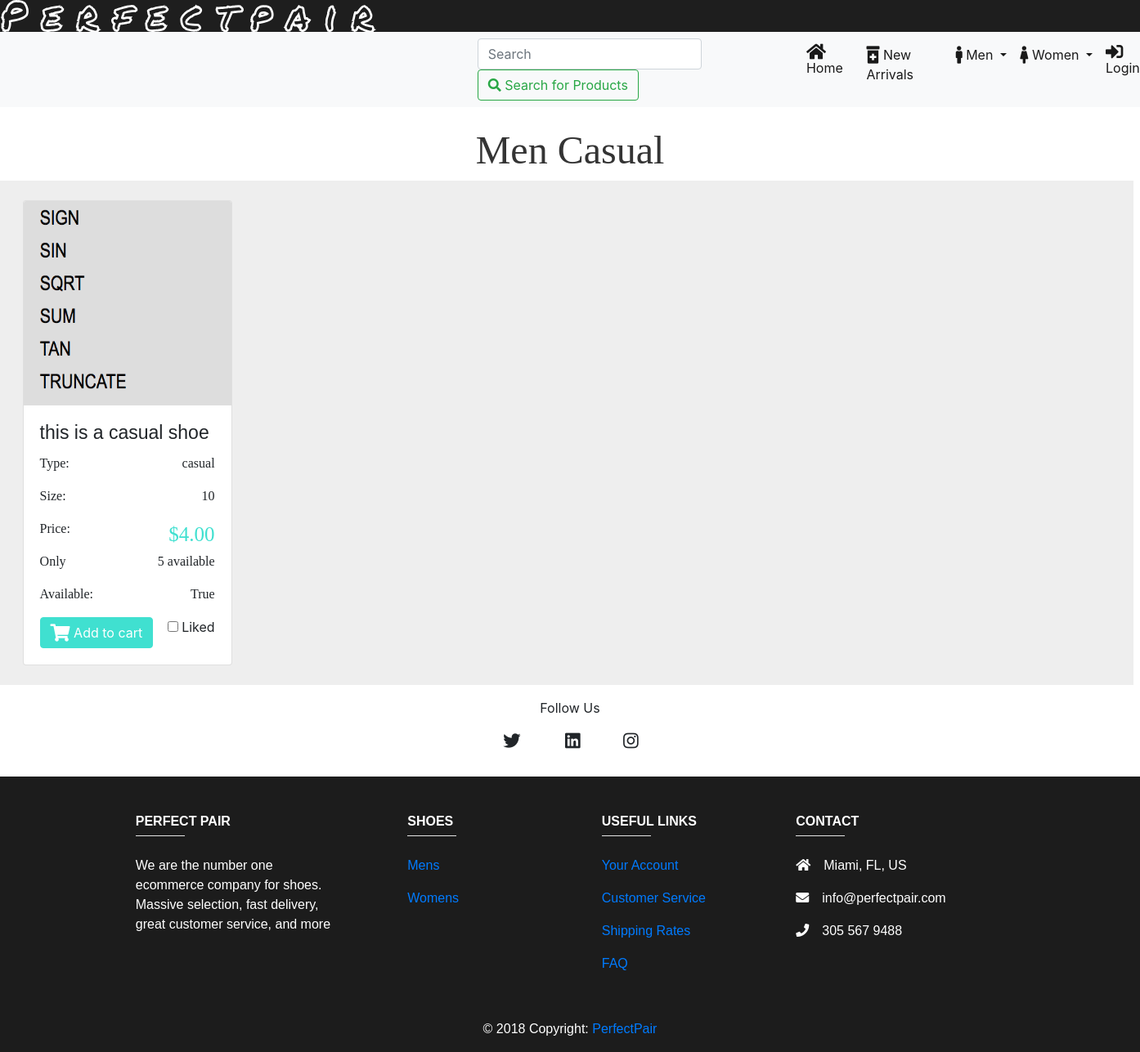
The page /shoe/men_casual on the database its author committed.
### shoe/models.py (models this page shows, shortened)
class Shoe(models.Model):
	name 			= models.CharField(max_length=30, default="Boosts")
	image 			= models.ImageField(upload_to='shoe/', blank=True, null=True)
	style 			= models.CharField(max_length=20, default="sneakers")
	size 			= models.IntegerField(default=10)
	color 			= models.CharField(max_length=20, default="blue")
	brand 			= models.CharField(max_length=20, default="Nike")
	price 			= models.DecimalField(max_digits=4, decimal_places=2, default=4.00)
	availability 	= models.BooleanField(default=True)
	new 			= models.BooleanField(default=True)
	stock 			= models.IntegerField(default=5)
	gender_choices 	= (
        ('M', 'Male'),
        ('F', 'Female'),
    )
	gender 			= models.CharField(max_length=1, choices=gender_choices, default="M")
	date 			= models.DateField(("Date"), default=datetime.date.today)
	like 			= models.BooleanField(default=False)

### shoe/views.py (the view)
# urls.py: path('men_casual', views.men_casual, name="men_casual"),
def men_casual(request):
	shoe_list = Shoe.objects.all()
	context = {
		'shoe_list': shoe_list,
	}
	template = 'shoe/men_casual.html'
	return render(request, template, context)

### shoe/templates/shoe/men_casual.html (shortened to what this page needs)
{% include "base.html" %}
{% load static %}
{% block content %}
<h1 class="title">Men Casual</h1>
        <div class='grid mr-2'>
            {% for shoe in shoe_list %}
                {% if shoe.style == 'casual' and shoe.gender == 'M' %}
                    <div class="mb-4 mt-4 card text-left" style="width:16rem;">
                        <img src="{{shoe.image.url}}" class="card-img-top" style="width:254px; height:250px">
                        <div class="card-body" class="shadow-lg p-3 mb-5 bg-white rounded">
                            <h5 class="card-title">{{shoe.name}}</h5>
                            <p class="card-text ele-text">
                                <span>Type:</span>
                                <span style="float:right;">{{shoe.style}}</span>
                            </p>
                            <p class="card-text ele-text">
                                <span>Size: </span>
                                <span style="float:right;">{{shoe.size}}</span>
                            </p>
                            <p class="card-text ele-text">
                                <span>Price:</span>
                                <span
                                    style="float:right;color:turquoise; font-size: 25px!important;">${{shoe.price}}</span>
                            </p>
                            <p class="card-text ele-text">
                                <span>Only</span>
                                <span style="float:right">{{shoe.stock}} available</span>
                            </p>
                            <p class="card-text ele-text">
                                <span>Available: </span>
                                <span style="float:right">{{shoe.availability}}</span>
                            </p>
                            <div>
                                <a href="{% url 'shoe:cart_list' shoe_id=shoe.pk %}" class="btn btn-primary"
                                    style="background-color:turquoise; border-color: turquoise;" name='q1'>
                                    <i class="fas fa-shopping-cart fa-lg"></i>
                                    Add to cart</a>
                                <div style="float:right">
                                    <input id="apto" type="checkbox">
                                    <label for="apto">Liked</label>
                                </div>
                            </div>
                        </div>
                    </div>
                {% endif %}
            {% endfor %}
        </div>
{% include 'footer.html' %}
{% endblock %}

### static-storage/css/custom.css (style rules this page uses)
.card { display:inline-block; margin-right: 20px; position: relative; left: 150px; }

### shoe/templates/shoe/men_casual.html (style rules this page uses)
h1 { font-family: 'American Typewriter', serif; font-size: 3rem; text-shadow: 0px 1px 0px white; color: #343434; }
.title { font-family: 'American Typewriter', serif; text-align: center }
.card-title { font-family: 'Comic sans MS', sans-serif; font-size: 23px; }
.grid { display: grid; grid-template-columns: repeat(5, 1fr); grid-gap: 10px; grid-auto-rows: minmax(10px, auto); background-color: rgb(238, 238, 238); }
.ele-text { font-family: 'American Typewriter', serif; }
.card { left: 10% !important; }

### rows shown on the page
Shoe: image (picture), name "this is a casual shoe", style "casual", size "10", price "4.00", stock "5", availability "True"
